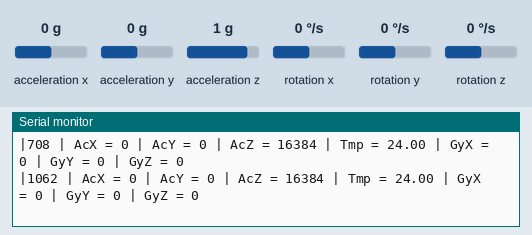
This sketch was run on a simulated Arduino Uno, built with avr-gcc and run on an emulated ATmega328P. Shown: the last lines printed to the serial monitor. Wiring (inferred from the names in the program): MPU-6050 motion sensor at I2C address 0x68. The test bench sets the inputs (shaded band); at power-on: acceleration x 0 g, acceleration y 0 g, acceleration z 1 g, rotation x 0 °/s, rotation y 0 °/s, rotation z 0 °/s.

Above: at 1.2 s.
1.3 s: acceleration x set to 0.8 g
At 1.65 s:
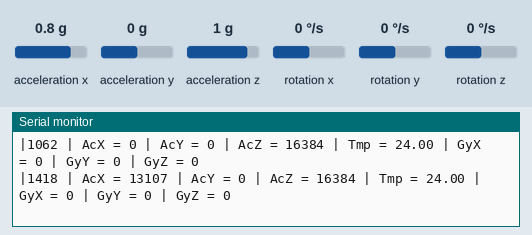
4.3 s: acceleration y set to -1.4 g
At 4.53 s:
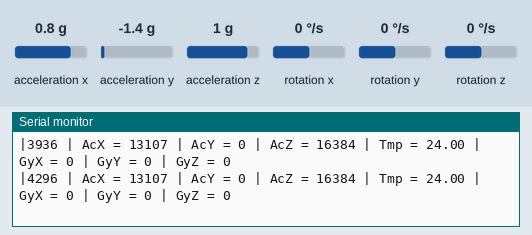
7.3 s: acceleration z set to -1.4 g
At 7.45 s:
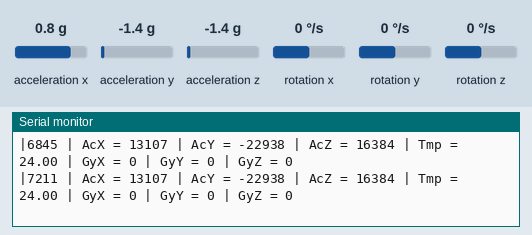
8.8 s: rotation x set to -192 °/s
At 8.91 s:
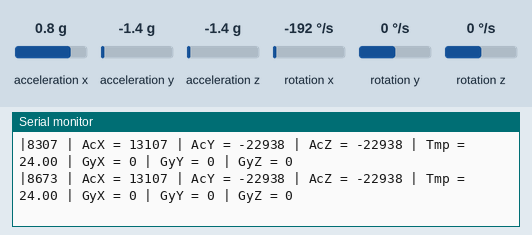
10.3 s: rotation y set to -192 °/s
At 10.39 s:
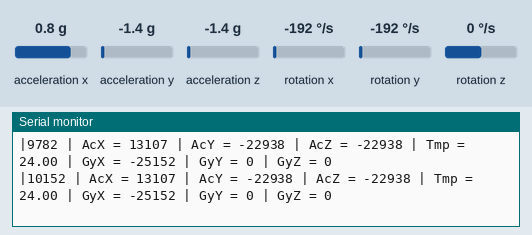
11.8 s: rotation z set to -192 °/s
At 11.9 s:
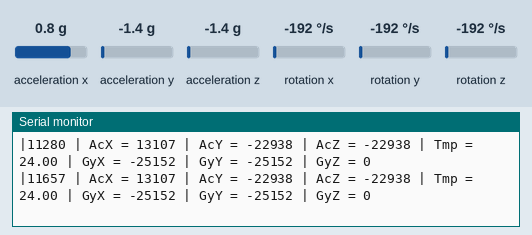
Timing chart, 0 to 14.8 s (numbered marks = the images above; inputs shaded):
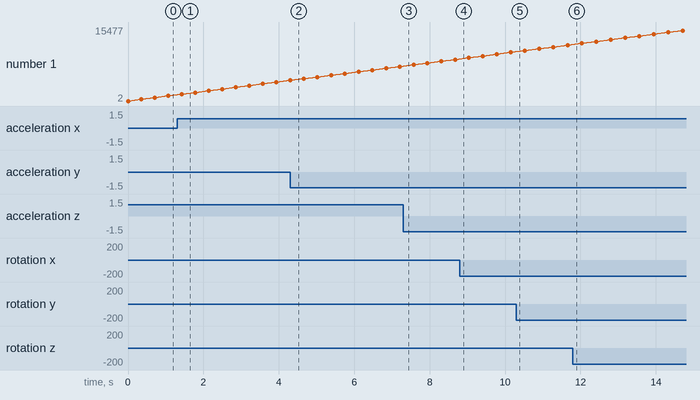

The sketch:

MPU6050_example.ino
```cpp
// MPU-6050 Short Example Sketch
// By Arduino User JohnChi
// August 17, 2014
// Public Domain
#include<Wire.h>
const int MPU_addr=0x68;  // I2C address of the MPU-6050
int16_t AcX,AcY,AcZ,Tmp,GyX,GyY,GyZ;
unsigned long msec;
void setup(){
  Wire.begin();
  Wire.beginTransmission(MPU_addr);
  Wire.write(0x6B);  // PWR_MGMT_1 register
  Wire.write(0);     // set to zero (wakes up the MPU-6050)
  Wire.endTransmission(true);
  Serial.begin(9600);
}
void loop(){
  Wire.beginTransmission(MPU_addr);
  Wire.write(0x3B);  // starting with register 0x3B (ACCEL_XOUT_H)
  Wire.endTransmission(false);
  Wire.requestFrom(MPU_addr,14,true);  // request a total of 14 registers
  AcX=Wire.read()<<8|Wire.read();  // 0x3B (ACCEL_XOUT_H) & 0x3C (ACCEL_XOUT_L)
  AcY=Wire.read()<<8|Wire.read();  // 0x3D (ACCEL_YOUT_H) & 0x3E (ACCEL_YOUT_L)
  AcZ=Wire.read()<<8|Wire.read();  // 0x3F (ACCEL_ZOUT_H) & 0x40 (ACCEL_ZOUT_L)
  Tmp=Wire.read()<<8|Wire.read();  // 0x41 (TEMP_OUT_H) & 0x42 (TEMP_OUT_L)
  GyX=Wire.read()<<8|Wire.read();  // 0x43 (GYRO_XOUT_H) & 0x44 (GYRO_XOUT_L)
  GyY=Wire.read()<<8|Wire.read();  // 0x45 (GYRO_YOUT_H) & 0x46 (GYRO_YOUT_L)
  GyZ=Wire.read()<<8|Wire.read();  // 0x47 (GYRO_ZOUT_H) & 0x48 (GYRO_ZOUT_L)
  msec = millis();
  Serial.print("|");
  Serial.print(msec);
  Serial.print(" | ");
  Serial.print("AcX = "); Serial.print(AcX);
  Serial.print(" | AcY = "); Serial.print(AcY);
  Serial.print(" | AcZ = "); Serial.print(AcZ);
  Serial.print(" | Tmp = "); Serial.print(Tmp/340.00+36.53);  //equation for temperature in degrees C from datasheet
  Serial.print(" | GyX = "); Serial.print(GyX);
  Serial.print(" | GyY = "); Serial.print(GyY);
  Serial.print(" | GyZ = "); Serial.println(GyZ);
  delay(333);
}
```

Measured:
- after the input at 1.3 s, the serial monitor: prints a new line after 0.12 s (image 1)
- plotted number 1: 1062 → 4296 after the input at 1.3 s, 4296 → 7211 after the input at 4.3 s, 7211 → 8673 after the input at 7.3 s, 8673 → 10152 after the input at 8.8 s, 10152 → 11657 after the input at 10.3 s
